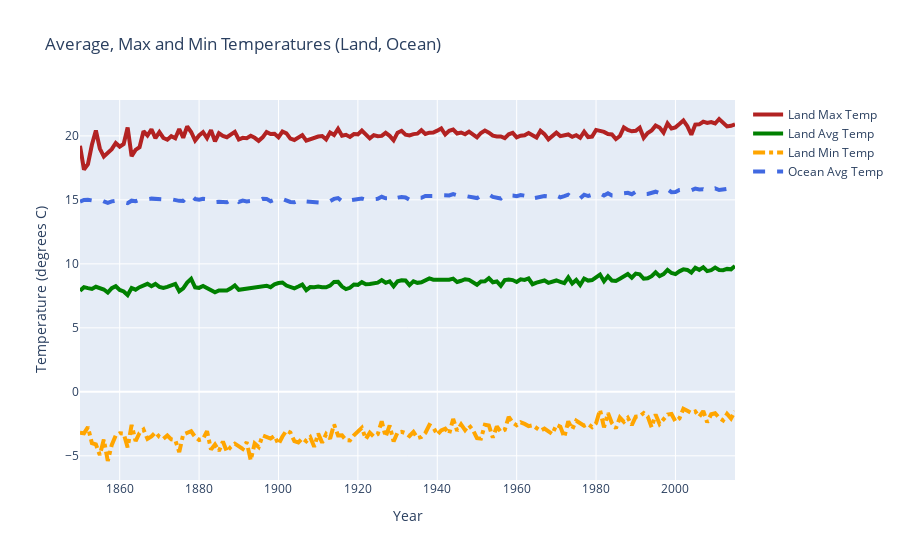

Write notebook code for a chart like this one.
### Code cell
# Drawing graph to see how the key variables LandAverageTemperature, LandMaxTemperature, LandMinTemperature and LandAndOceanTemperature trend over time (across centuries).   


date = df_yearly["dt"]
land_avg = df_yearly["LandAverageTemperature"]
land_max = df_yearly["LandMaxTemperature"]
land_min = df_yearly["LandMinTemperature"]
ocean_avg = df_yearly["LandAndOceanAverageTemperature"]

fig = go.Figure()
# Create and style traces
fig.add_trace(go.Scatter(x=date, y=land_max, name='Land Max Temp',
                         line=dict(color='firebrick', width=4)))
fig.add_trace(go.Scatter(x=date, y=land_avg, name = 'Land Avg Temp',
                         line=dict(color='green', width=4)))
fig.add_trace(go.Scatter(x=date, y=land_min, name='Land Min Temp',
                         line=dict(color='orange', width=4,
                              dash='dashdot') # dash options include 'dash', 'dot', and 'dashdot'
))
fig.add_trace(go.Scatter(x=date, y=ocean_avg, name='Ocean Avg Temp',
                         line = dict(color='royalblue', width=4, dash='dash')))

# Edit the layout
fig.update_layout(title='Average, Max and Min Temperatures (Land, Ocean)',
                   xaxis_title='Year',
                   yaxis_title='Temperature (degrees C)')


fig.show()

### Figure 1 — Plotly figure (JSON) as saved in the notebook; plotly's stock layout.template omitted (floating-point values rounded to 4 significant figures; data arrays with more than 128 entries replaced by an {"elided": "..."} marker saying what was removed)
{"data": [{"line": {"color": "firebrick", "width": 4}, "name": "Land Max Temp", "type": "scatter", "x": {"elided": "166 int values"}, "y": {"elided": "166 float values"}}, {"line": {"color": "green", "width": 4}, "name": "Land Avg Temp", "type": "scatter", "x": {"elided": "166 int values"}, "y": {"elided": "166 float values"}}, {"line": {"color": "orange", "dash": "dashdot", "width": 4}, "name": "Land Min Temp", "type": "scatter", "x": {"elided": "166 int values"}, "y": {"elided": "166 float values"}}, {"line": {"color": "royalblue", "dash": "dash", "width": 4}, "name": "Ocean Avg Temp", "type": "scatter", "x": {"elided": "166 int values"}, "y": {"elided": "166 float values"}}], "layout": {"title": {"text": "Average, Max and Min Temperatures (Land, Ocean)"}, "xaxis": {"title": {"text": "Year"}}, "yaxis": {"title": {"text": "Temperature (degrees C)"}}}}
